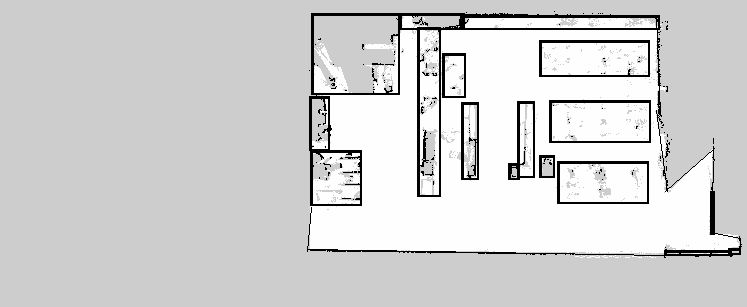
%> input picture colibri_pathfinding/maps/626_mdf.pgm, 747 x 307 px
$ octave main.m   (GNU Octave 9; MATLAB toolbox functions it lacks are replaced by stand-ins)
%> lines starting %> are read from the running program, lines starting %| are printed output that depends on the picture; in (x1, y1, x2, y2) boxes, pixels count from 0 and x2, y2 are one past the last pixel; in counts of white or black regions, pixels touching at a corner belong together; the program's own positions count from 1

clc;
clear;
close all;
map_path = '/home/colibri/clbri_ws/src/colibri_pathfinding/maps/626_mdf.pgm';
data = 254 - imread(map_path);
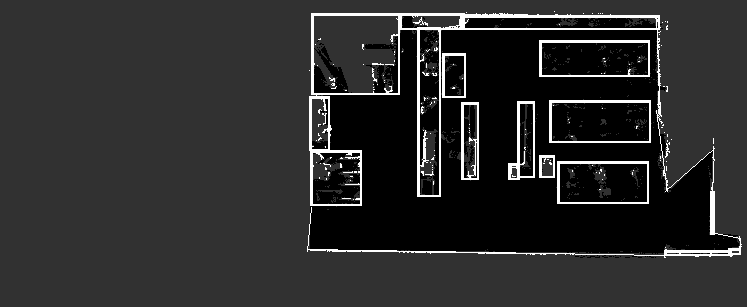
%> data: size 307x747 uint8; min 0, max 254, mean 43.6
logic_data = logical(data);
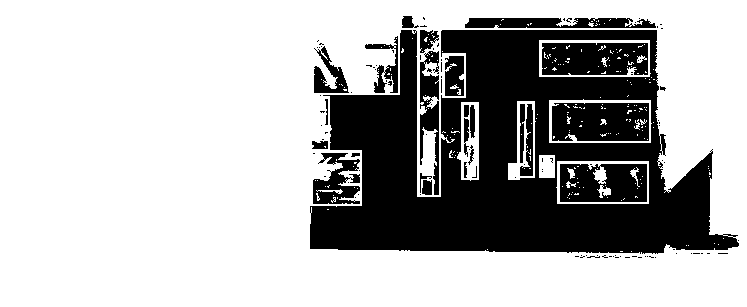
%> logic_data: size 307x747 logical; 70.1% white; 115 black regions (91 under 20 px), largest, box (x1, y1, x2, y2) and area: (310, 30, 739, 254) 50510, (552, 103, 649, 141) 3426, (542, 43, 648, 75) 3097
%> (the run ends here)

$ run again, with colibri_pathfinding/maps/822hf.pgm copied over colibri_pathfinding/maps/626_mdf.pgm
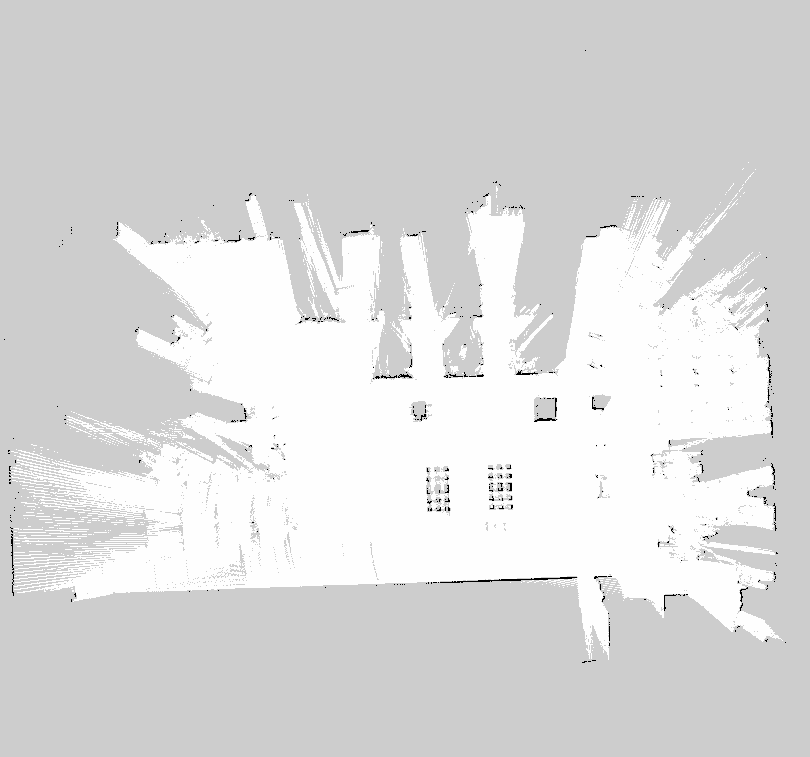
%> input picture colibri_pathfinding/maps/822hf.pgm, 810 x 757 px
%> `data = 254 - imread(map_path);`:
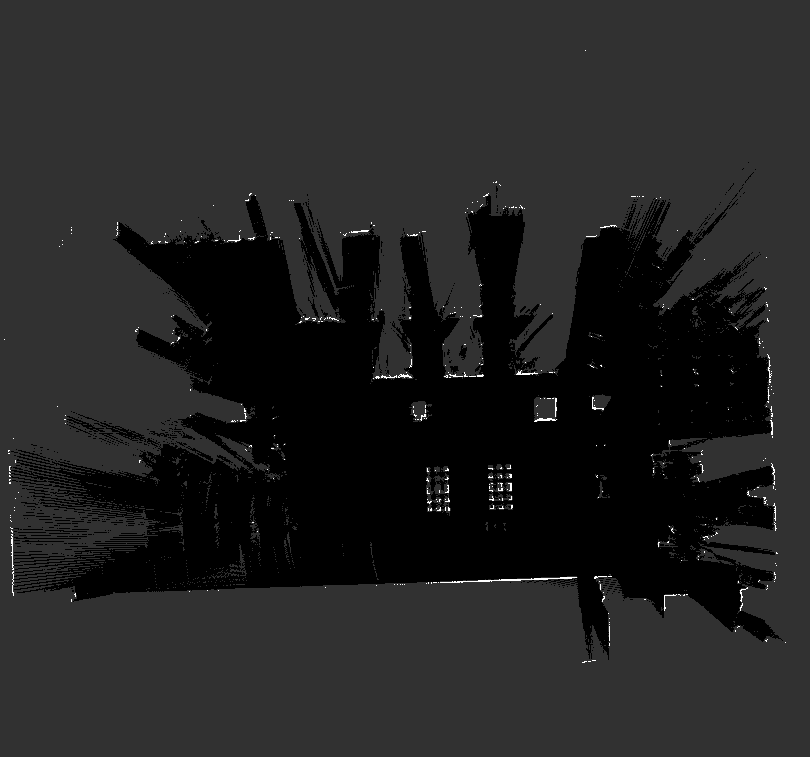
%> data: size 757x810 uint8; min 0, max 254, mean 34.5
%> `logic_data = logical(data);`:
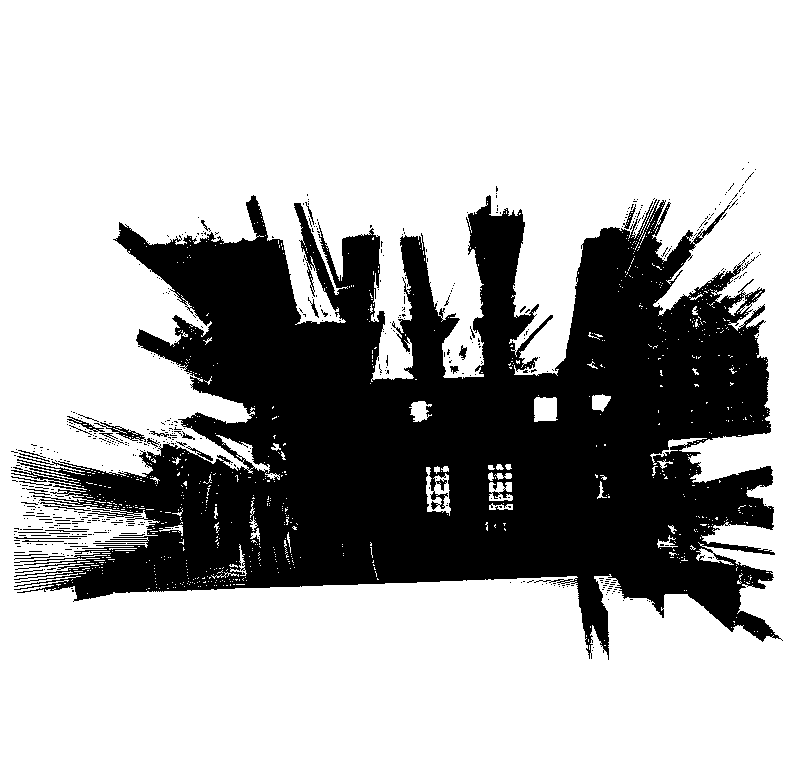
%> logic_data: size 757x810 logical; 69.1% white; 558 black regions (520 under 20 px), largest, box (x1, y1, x2, y2) and area: (11, 195, 783, 660) 186299, (94, 422, 146, 442) 238, (67, 416, 105, 432) 129
